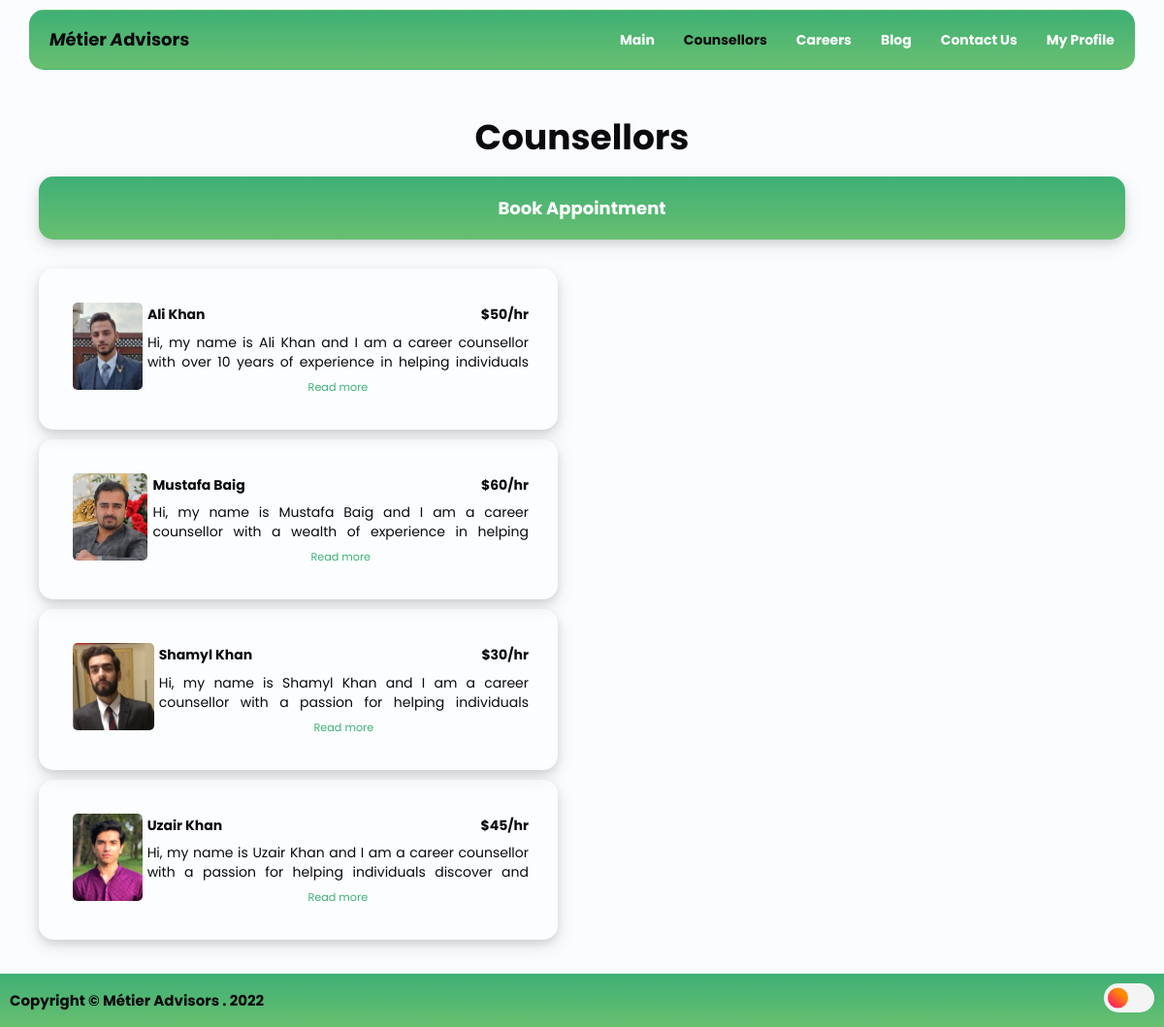
The page /Counsellors.php (signed in) on the database its author committed.
### tables this page shows
CREATE TABLE `counsellors` (
  `id` int(6) UNSIGNED NOT NULL,
  `name` varchar(30) NOT NULL,
  `bio` text NOT NULL,
  `pay` text NOT NULL,
  `image` varchar(255) NOT NULL
);

### Counsellors.php (the view, shortened to what this page needs)
<!DOCTYPE html>
<html lang="en">
<head>
    <link rel="stylesheet" href="https://maxcdn.bootstrapcdn.com/bootstrap/3.4.1/css/bootstrap.min.css">
    <link rel="stylesheet" href="Template.css">
    <link rel="stylesheet" href="Dark-Template.css">
</head>
<body>
    <div class="header">
        <div class="container">
            <nav class="navbar navbar" role="navigation">
                <div class="navbar-header">
                    <a href="Main.html" class="navbar-brand scroll-top"><em>M</em>étier <em>A</em>dvisors</a>
                </div>
                <div id="main-nav" class="collapse navbar-collapse">
                    <ul class="nav navbar-nav navbar-right">
                        <li><a href="Main.html" class="scroll-link" data-id="Main">Main</a></li>
                        <li><a href="Counsellors.php" class="scroll-top">Counsellors</a></li>
                        <li><a href="Careers.php" class="scroll-link" data-id="Careers">Careers</a></li>
                        <li><a href="Blog.php" class="scroll-link" data-id="Blog">Blog</a></li>
                        <li><a href="Contact.php" class="scroll-link" data-id="Contact">Contact Us</a></li>
                        <li><a href="login.php" class="scroll-link" data-id="Profile">My Profile</a></li>
                    </ul>
                </div>
            </nav>
        </div>
    </div>
    <div class="container">
        <div class="card-1">
            <h1>Counsellors</h1>
        </div>
        <div class="bookbtn">
            <a href='#' id='book-button' class='btn btn-primary' data-toggle='modal' data-target='#bookingModal'>
                <h4>Book Appointment</h4>
            </a>
        </div>
        <div class="row">
            <div class="col-md-6">
                <?php include 'counsellors-connection.php'; ?>
            </div>
        </div>
    </div>
    <div class="free">
        <br>
    </div>
    <div class="footer-bottom">
        Copyright &copy; Métier Advisors . 2022
        <label class="switch">
            <span class="slider"></span>
        </label>
    </div>
</body>
</html>

### counsellors-connection.php (shortened to what this page needs)
<?php
$host = "localhost";
$username = "root";
$password = "";
$dbname = "metier-advisors";
$conn = mysqli_connect($host, $username, $password, $dbname);
$sql = "SELECT * FROM counsellors";
$result = mysqli_query($conn, $sql);
if (mysqli_num_rows($result) > 0) {
  while ($row = mysqli_fetch_assoc($result)) {
    echo "<div class='card-3'>";
    echo "<img src='" . $row['image'] . "' class='card-img-top img-fluid' id='counsellor-img' style='width: 100px; height: 100px;' alt='" . $row['name'] . "'>";
    echo "<div class='card-body'>";
    echo "<div class='card-title-and-pay'>";
    echo "<h5 class='card-title'>" . $row['name'] . "</h5>";
    echo "<h5 class='card-title'>" . $row['pay'] . "</h5>";
    echo "</div>";
    echo "<div id='bio-text'>";
    echo "<p class='card-text'>" . $row['bio'] . "</p>";
    echo "</div>";
    echo "<button id='expand-button' class='btn btn-primary'>Read more</button>";
    echo "</div>";
    echo "</div>";
  }
} else {
  echo "0 results";
}
?>

### Template.css (style rules this page uses)
body { margin: 0; font-family: 'Poppins', sans-serif; background-color: #fafcfe; color: #0a0a0f; font-weight: bold; }
.header { margin: 10px; }
.navbar { background-image: linear-gradient(180deg, #3eb075, #69bf70); border-radius: 15px; padding: 5px; }
.navbar-brand { background-color: none; color: #f6f8fc; }
.scroll-link { color: #ffffff; }
.scroll-top { color: #0a0a0f; }
h1 { text-align: center; font-weight: bold; }
h4 { text-align: center; font-weight: bold; padding: 5px; }
p { text-align: justify; }
.card-1 { background: none; color: #0a0a0f; border-radius: 15px; margin: 10px; }
.card-3 { margin: 10px; background: rgba(255, 255, 255, 0.15); color: #0a0a0f; border-radius: 15px; font-weight: normal; text-align: center; padding: 30px; box-shadow: 0 4px 8px 0 rgba(0, 0, 0, 0.1), 0 6px 20px 0 rgba(0, 0, 0, 0.1); display: flex; }
.card-3 h5 { font-weight: bold; text-align: left; }
#counsellor-img { padding: 5px; border-radius: 10px; }
.card-title-and-pay { display: flex; justify-content: space-between; }
#bio-text { text-align: left; max-height: 3em; overflow: hidden; transition: max-height 0.5s ease-out; }
#expand-button { font-size: 0.8em; background: none; border: none; color: #3eb075; cursor: pointer; }
.bookbtn { background: none; text-align: center; margin: 10px; }
#book-button { width: 100%; text-align: center; font-size: 17px; background-image: linear-gradient(180deg, #3eb075, #69bf70); color: white; border: none; border-radius: 15px; padding: 8px 16px; margin-top: 10px; margin-bottom: 10px; cursor: pointer; box-shadow: 0 4px 8px 0 rgba(0, 0, 0, 0.1), 0 6px 20px 0 rgba(0, 0, 0, 0.1); }
.footer-bottom { position: fixed; bottom: 0; width: 100%; padding: 10px; background: linear-gradient(180deg, #3eb075, #69bf70); font-size: 15px; display: flex; align-items: center; justify-content: space-between; }
.free { margin: 30px; }

### Dark-Template.css (style rules this page uses)
.switch { --width-of-switch: 3.5em; --height-of-switch: 2em; --size-of-icon: 1.4em; --slider-offset: 0.3em; position: relative; width: var(--width-of-switch); height: var(--height-of-switch); }
.slider { position: absolute; cursor: pointer; top: 0; left: 0; right: 0; bottom: 0; background-color: #f4f4f5; transition: .4s; border-radius: 30px; }
.slider:before { position: absolute; content: ""; height: var(--size-of-icon,1.4em); width: var(--size-of-icon,1.4em); border-radius: 20px; left: var(--slider-offset,0.3em); top: 50%; transform: translateY(-50%); background: linear-gradient(40deg,#ff0080,#ff8c00 70%); ; transition: .4s; }

### rows shown on the page
counsellors: image (picture), name "Ali Khan", pay "$50/hr", bio "Hi, my name is Ali Khan and I am a career counsellor with over 10 years of experience in helping individuals…"
counsellors: image (picture), name "Mustafa Baig", pay "$60/hr", bio "Hi, my name is Mustafa Baig and I am a career counsellor with a wealth of experience in helping…"
counsellors: image (picture), name "Shamyl Khan", pay "$30/hr", bio "Hi, my name is Shamyl Khan and I am a career counsellor with a passion for helping individuals…"
counsellors: image (picture), name "Uzair Khan", pay "$45/hr", bio "Hi, my name is Uzair Khan and I am a career counsellor with a passion for helping individuals discover and…"
